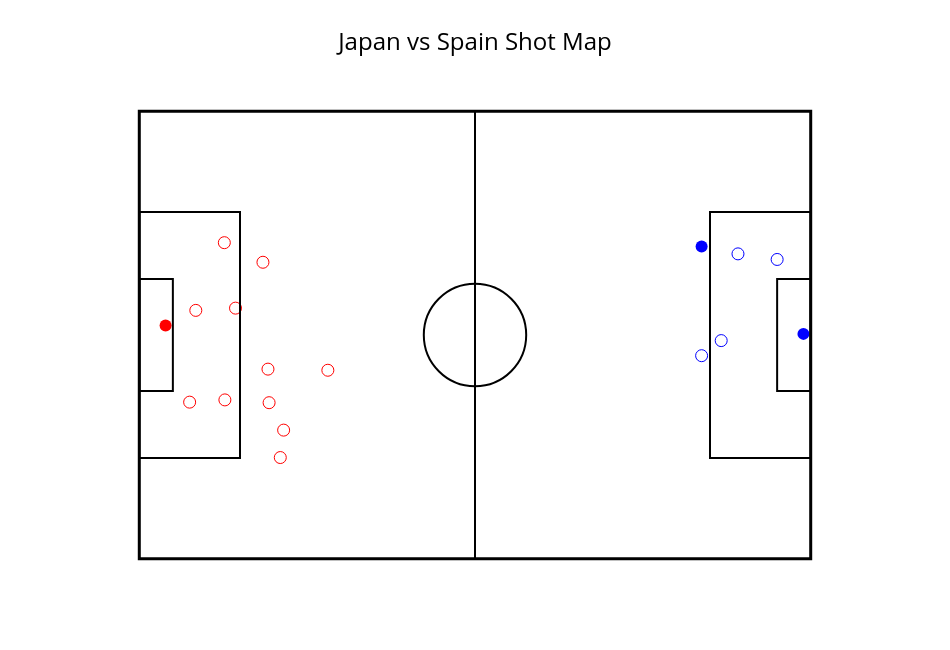

The cell this chart's notebook holds for it:
### Code cell
plotShotsInteractive(Test)

### Figure 1 — Plotly figure (JSON) as saved in the notebook; plotly's stock layout.template omitted (floating-point values rounded to 4 significant figures)
{"data": [{"hoverinfo": "text", "hovertext": ["<b>Player:</b> Junya Ito<br><b>Team:</b> Japan<br><b>Minute:</b> 7<br><b>xG:</b> 0.04<br><b>Outcome:</b> Off T", "<b>Player:</b> Daichi Kamada<br><b>Team:</b> Japan<br><b>Minute:</b> 35<br><b>xG:</b> 0.03<br><b>Outcome:</b> Blocked", "<b>Player:</b> Takuma Asano<br><b>Team:</b> Japan<br><b>Minute:</b> 69<br><b>xG:</b> 0.13<br><b>Outcome:</b> Off T", "<b>Player:</b> Ko Itakura<br><b>Team:</b> Japan<br><b>Minute:</b> 82<br><b>xG:</b> 0.05<br><b>Outcome:</b> Saved"], "marker": {"color": "blue", "size": 12, "symbol": "circle-open"}, "mode": "markers", "showlegend": false, "type": "scatter", "x": [114.0, 107.0, 100.5, 104.0], "y": [53.5, 54.5, 36.3, 39.0]}, {"hoverinfo": "text", "hovertext": ["<b>Player:</b> Ritsu Doan<br><b>Team:</b> Japan<br><b>Minute:</b> 47<br><b>xG:</b> 0.03<br><b>Outcome:</b> Goal", "<b>Player:</b> Ao Tanaka<br><b>Team:</b> Japan<br><b>Minute:</b> 50<br><b>xG:</b> 0.87<br><b>Outcome:</b> Goal"], "marker": {"color": "blue", "size": 12, "symbol": "circle"}, "mode": "markers", "showlegend": false, "type": "scatter", "x": [100.5, 118.7], "y": [55.8, 40.2]}, {"hoverinfo": "text", "hovertext": ["<b>Player:</b> Sergio Busquets i Burgos<br><b>Team:</b> Spain<br><b>Minute:</b> 6<br><b>xG:</b> 0.03<br><b>Outcome:</b> Off T", "<b>Player:</b> Álvaro Borja Morata Martín<br><b>Team:</b> Spain<br><b>Minute:</b> 8<br><b>xG:</b> 0.06<br><b>Outcome:</b> Saved", "<b>Player:</b> Álvaro Borja Morata Martín<br><b>Team:</b> Spain<br><b>Minute:</b> 22<br><b>xG:</b> 0.10<br><b>Outcome:</b> Saved", "<b>Player:</b> Daniel Olmo Carvajal<br><b>Team:</b> Spain<br><b>Minute:</b> 41<br><b>xG:</b> 0.10<br><b>Outcome:</b> Blocked", "<b>Player:</b> Marco Asensio Willemsen<br><b>Team:</b> Spain<br><b>Minute:</b> 73<br><b>xG:</b> 0.02<br><b>Outcome:</b> Blocked", "<b>Player:</b> Daniel Olmo Carvajal<br><b>Team:</b> Spain<br><b>Minute:</b> 79<br><b>xG:</b> 0.02<br><b>Outcome:</b> Blocked", "<b>Player:</b> Marco Asensio Willemsen<br><b>Team:</b> Spain<br><b>Minute:</b> 84<br><b>xG:</b> 0.03<br><b>Outcome:</b> Blocked", "<b>Player:</b> Jordi Alba Ramos<br><b>Team:</b> Spain<br><b>Minute:</b> 88<br><b>xG:</b> 0.02<br><b>Outcome:</b> Blocked", "<b>Player:</b> Marco Asensio Willemsen<br><b>Team:</b> Spain<br><b>Minute:</b> 88<br><b>xG:</b> 0.01<br><b>Outcome:</b> Saved", "<b>Player:</b> Daniel Olmo Carvajal<br><b>Team:</b> Spain<br><b>Minute:</b> 89<br><b>xG:</b> 0.12<br><b>Outcome:</b> Saved", "<b>Player:</b> Daniel Olmo Carvajal<br><b>Team:</b> Spain<br><b>Minute:</b> 95<br><b>xG:</b> 0.01<br><b>Outcome:</b> Off T"], "marker": {"color": "red", "size": 12, "symbol": "circle-open"}, "mode": "markers", "showlegend": false, "type": "scatter", "x": [23.0, 10.1, 15.3, 17.2, 15.2, 33.7, 23.2, 22.1, 25.2, 9.0, 25.8], "y": [33.9, 44.4, 28.4, 44.8, 56.5, 33.7, 27.9, 53.0, 18.1, 28.0, 23.0]}, {"hoverinfo": "text", "hovertext": ["<b>Player:</b> Álvaro Borja Morata Martín<br><b>Team:</b> Spain<br><b>Minute:</b> 11<br><b>xG:</b> 0.33<br><b>Outcome:</b> Goal"], "marker": {"color": "red", "size": 12, "symbol": "circle"}, "mode": "markers", "showlegend": false, "type": "scatter", "x": [4.7], "y": [41.7]}], "layout": {"height": 650, "paper_bgcolor": "white", "plot_bgcolor": "white", "shapes": [{"line": {"color": "black", "width": 3}, "type": "rect", "x0": 0, "x1": 120, "y0": 0, "y1": 80}, {"line": {"color": "black", "width": 2}, "type": "line", "x0": 60, "x1": 60, "y0": 0, "y1": 80}, {"line": {"color": "black"}, "type": "circle", "x0": 50.85, "x1": 69.15, "y0": 30.85, "y1": 49.15}, {"line": {"color": "black"}, "type": "rect", "x0": 0, "x1": 18, "y0": 18, "y1": 62}, {"line": {"color": "black"}, "type": "rect", "x0": 102, "x1": 120, "y0": 18, "y1": 62}, {"line": {"color": "black"}, "type": "rect", "x0": 0, "x1": 6, "y0": 30, "y1": 50}, {"line": {"color": "black"}, "type": "rect", "x0": 114, "x1": 120, "y0": 30, "y1": 50}], "title": {"font": {"color": "black", "size": 24}, "text": "Japan vs Spain Shot Map", "x": 0.5}, "width": 950, "xaxis": {"range": [-2, 122], "scaleanchor": "y", "scaleratio": 1, "showgrid": false, "visible": false}, "yaxis": {"range": [-2, 82], "showgrid": false, "visible": false}}}
